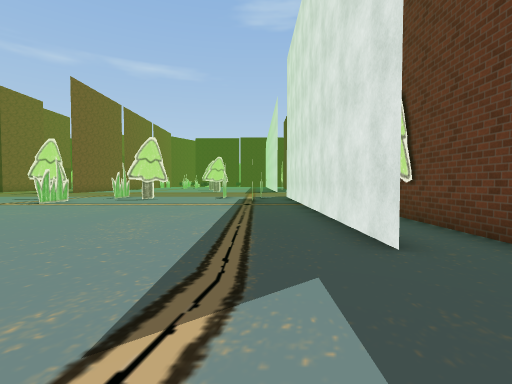
View 1 (above)

24 first-person views from a walk through a scene from a Unity 3-D project. The camera is 1.5 m above the floor, tilts 2° down and sees 85° across. The floor is counted in squares, 1.8 m on a side. Each view is taken from the middle of a square. On the plan, view 1 faces up. The plan holds only what a view shows up to about 10 squares ahead; the rest is blank. The place goes on beyond the plan. The player is left out. Some surface patterns are stand-ins.

View 2
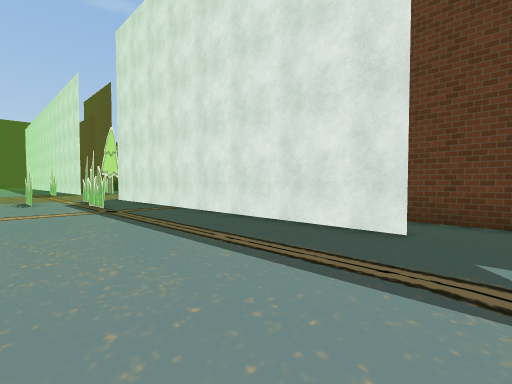

View 3
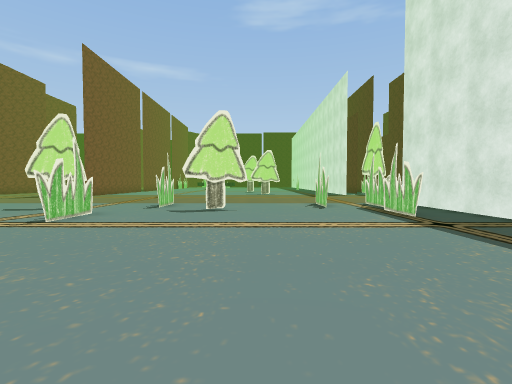

View 4
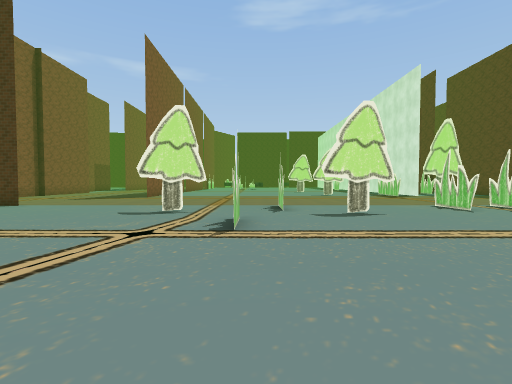

View 5
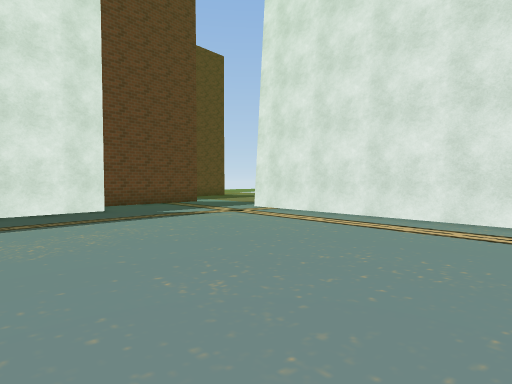

View 6
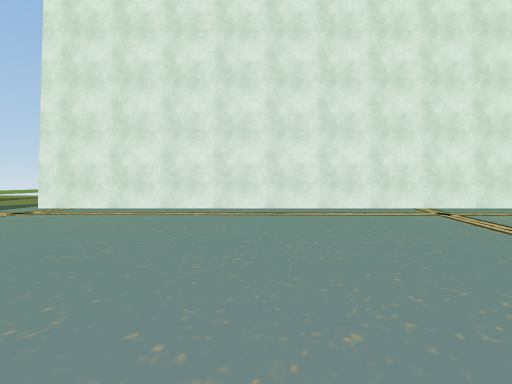

View 7
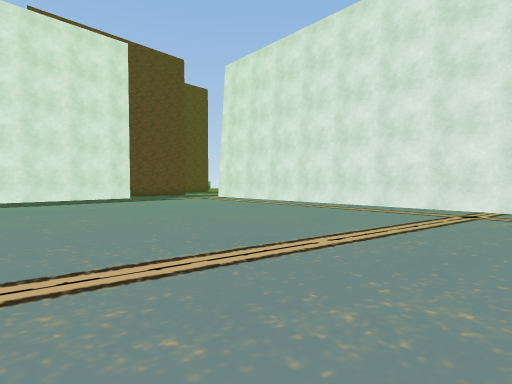

View 8
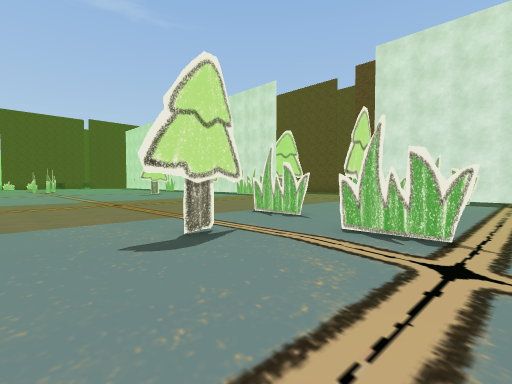

View 9
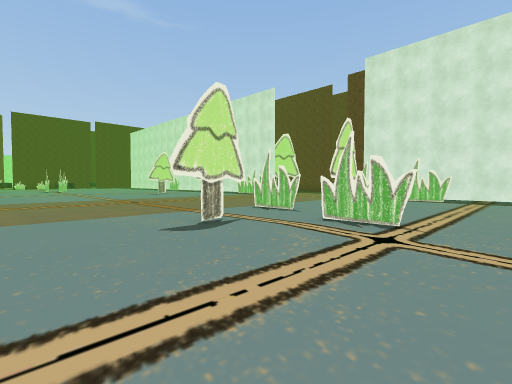

View 10
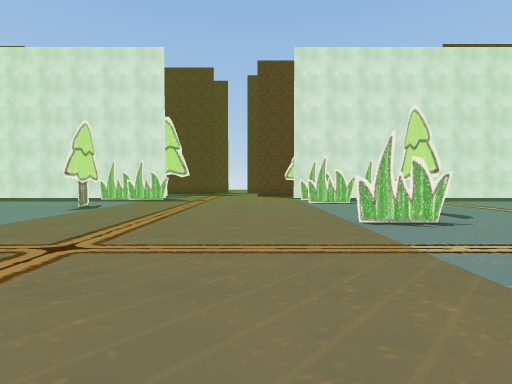

View 11
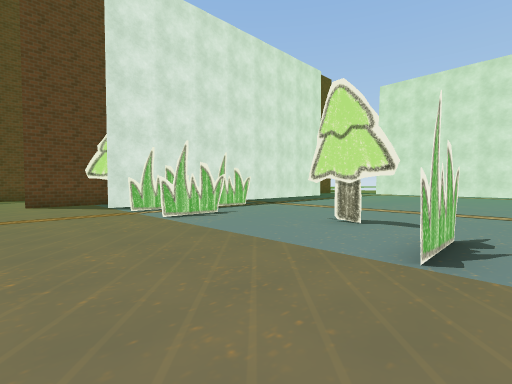

View 12
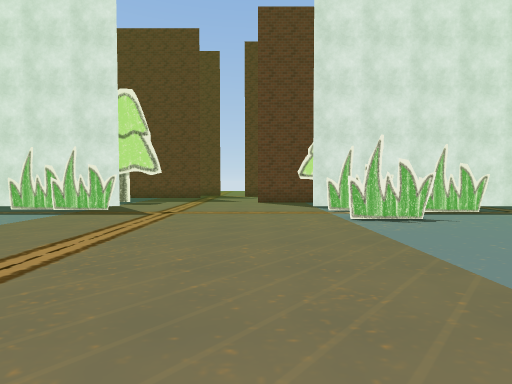

View 13
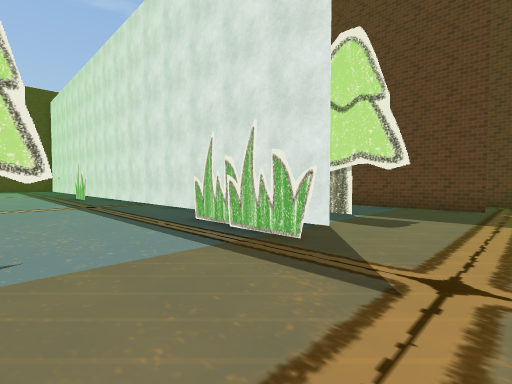

View 14
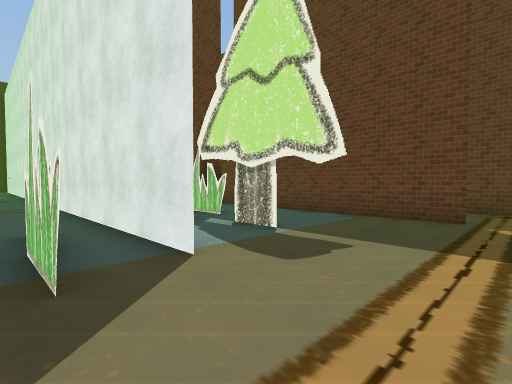

View 15
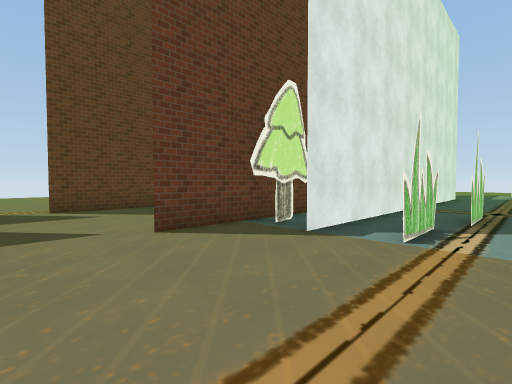

View 16
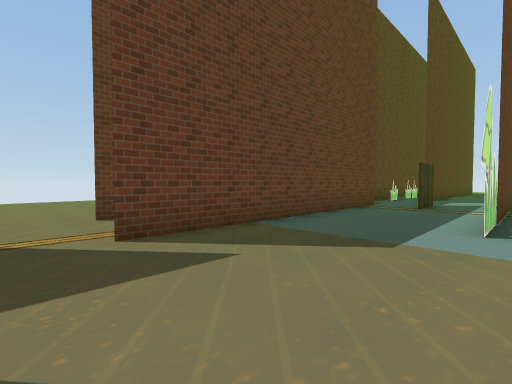

View 17
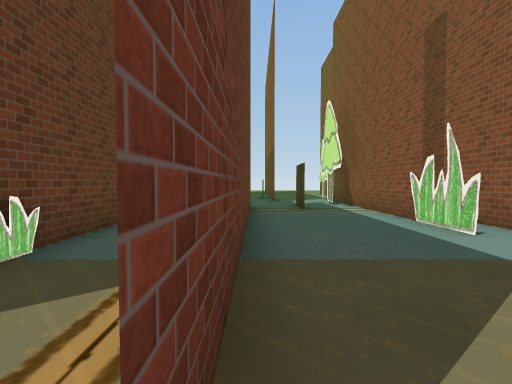

View 18
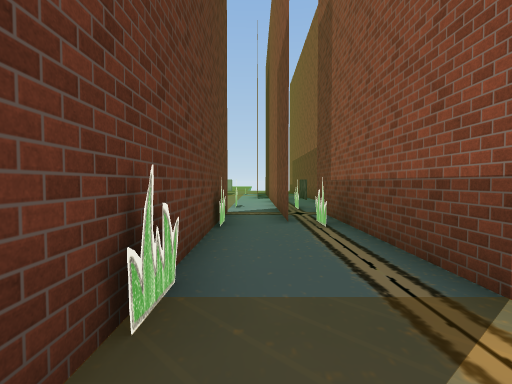

View 19
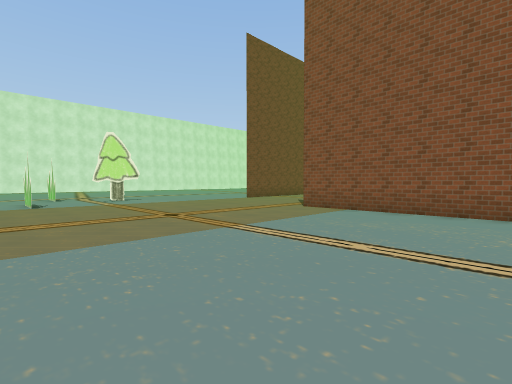

View 20
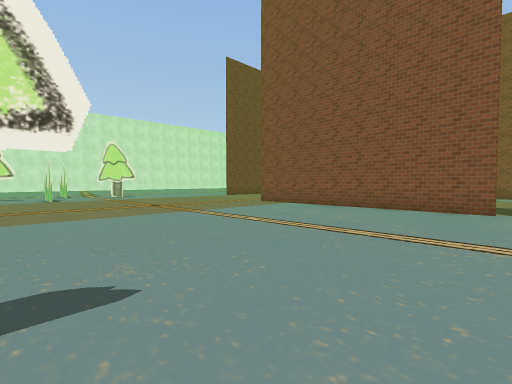

View 21
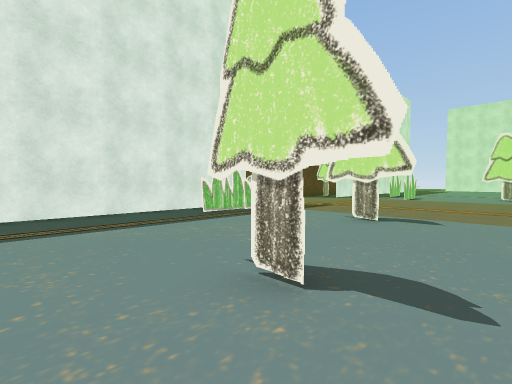

View 22
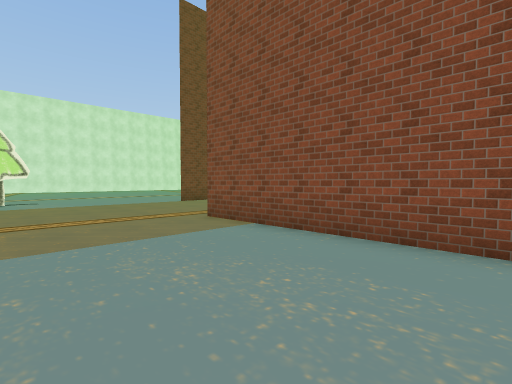

View 23
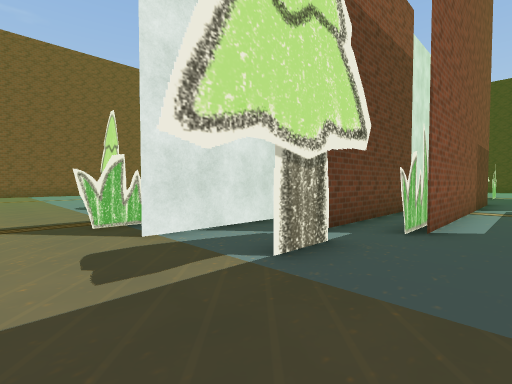

View 24
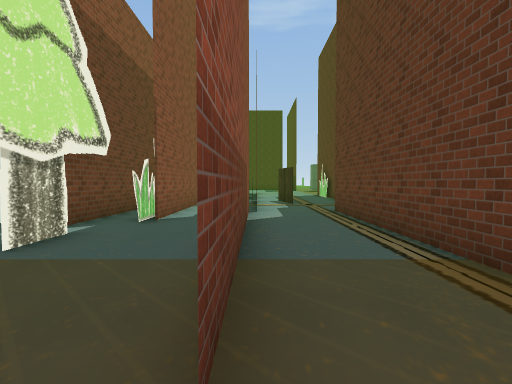

### Floor plan
Points are (right, up) in squares from view 1. A wall is a line through its corners. A room is listed if a view was taken in it or the views show most of it. See-through windows are left out.
Room 1 (views 1, 2, 3, 4, 5, 6, 7, 8, 9)
walls: (-4.2, 13.5) (-5.8, 13.5); (-9.4, 13.9) (-10.9, 13.9); (1.8, 3.4) (1.8, 16.1); (3.5, 2.2) (3.5, 6.8); (2.7, 14.5) (2.7, 15.9); (-14.5, -0.9) (0, -0.9)
glass walls: (-8.4, 10.5) (-8.4, 12.5) (-8.4, 10.5); (-0.1, 11.4) (-0.1, 13.5); (0.4, 13.9) (0.4, 16)
ways out: opening at (-13, 15.7) to room 2; opening at (-8.5, 14) to room 2; opening at (-1, 16) to room 2; opening at (1, 0)
Room 2 (views 10, 11, 12, 13, 14, 15, 16, 17, 18, 19, 20, 21, 22, 23, 24)
walls: (-2.4, 24) (-3.8, 24) (-2.4, 24); (1.8, 25.9) (1.8, 22.8) (1.8, 30.1); (-4.9, 28.2) (-3.4, 28.2); (3.9, 23.2) (3.9, 24.6) (3.9, 23.2); (-5.6, 13.5) (-4.2, 13.5); (3.5, 13.5) (3.5, 18); (6.8, 27.2) (6.8, 20.9) (6.8, 25.9); (4.8, 30.5) (4.8, 26.1); (9.3, 20.4) (9.3, 28.2); (8.2, 16.1) (8.2, 12.5); (-14, 29.4) (-14, 21.2); (8.2, 10) (8.2, 18.8); (10.8, 12.6) (10.8, 18.2)
glass walls: (0.4, 23.4) (0.4, 22.1) (0.4, 24.2); (0.6, 23.6) (0.6, 25.6); (-1.7, 13.9) (-1.7, 16); (-7.2, 13.9) (-7.2, 16) (-7.2, 14); (4.5, 27.2) (4.5, 25.5); (4.5, 14.8) (4.5, 10.4)
ways out: opening at (-13, 15.7) to room 1; opening at (-8.5, 14) to room 1; opening at (-1, 16) to room 1; opening at (4, 15) to room 3; opening at (6, 11); opening at (9, 29.5); opening at (10, 13); opening at (10, 19.3)
Room 3 (no view inside)
walls: (3.3, 14.1) (3.3, 13.2)
glass walls: (4.5, 8.8) (4.5, 14.8)
ways out: opening at (4, 15) to room 2
Room 4 (no view inside)
walls: (3.3, 29.8) (3.3, 25.4)
glass walls: (4.5, 25.6) (4.5, 27.1)

Positions as (right, up) in squares from view 1, and headings:
1: (0, 0), facing up
2: (-3, 2), facing up-right
3: (-4, 5), facing up
4: (-8, 6), facing up
5: (-7, 6), facing down-right
6: (-7, 8), facing down
7: (-13, 9), facing down-right
8: (-13, 10), facing up-right
9: (-14, 9), facing up-right
10: (-13, 18), facing right
11: (-8, 19), facing down-right
12: (-8, 18), facing right
13: (-3, 20), facing up-right
14: (0, 20), facing up-right
15: (-1, 20), facing down-right
16: (4, 20), facing down-right
17: (8, 19), facing down
18: (10, 18), facing down
19: (-6, 27), facing down-left
20: (-5, 30), facing down-left
21: (-6, 30), facing down-right
22: (-10, 27), facing down-left
23: (6, 21), facing up-left
24: (7, 20), facing up
